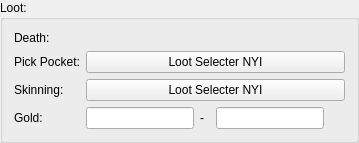
        <widget class="QGroupBox" name="groupBox_4">
         <property name="title">
          <string>Loot:</string>
         </property>
         <layout class="QGridLayout" name="gridLayout_5">
          <item row="0" column="0">
           <widget class="QLabel" name="label_4">
            <property name="text">
             <string>Death:</string>
            </property>
           </widget>
          </item>
          <item row="1" column="0">
           <widget class="QLabel" name="label_99">
            <property name="text">
             <string>Pick Pocket:</string>
            </property>
           </widget>
          </item>
          <item row="1" column="1" colspan="6">
           <widget class="QPushButton" name="pushButton_2">
            <property name="text">
             <string>Loot Selecter NYI</string>
            </property>
           </widget>
          </item>
          <item row="2" column="0">
           <widget class="QLabel" name="label_100">
            <property name="text">
             <string>Skinning:</string>
            </property>
           </widget>
          </item>
          <item row="2" column="1" colspan="6">
           <widget class="QPushButton" name="pushButton_3">
            <property name="text">
             <string>Loot Selecter NYI</string>
            </property>
           </widget>
          </item>
          <item row="3" column="0">
           <widget class="QLabel" name="label_27">
            <property name="text">
             <string>Gold:</string>
            </property>
           </widget>
          </item>
          <item row="3" column="1" colspan="2">
           <widget class="QLineEdit" name="MinGoldEdit"/>
          </item>
          <item row="3" column="3">
           <widget class="QLabel" name="label_13">
            <property name="maximumSize">
             <size>
              <width>10</width>
              <height>16777215</height>
             </size>
            </property>
            <property name="text">
             <string>-</string>
            </property>
           </widget>
          </item>
          <item row="3" column="4" colspan="2">
           <widget class="QLineEdit" name="MaxGoldEdit"/>
          </item>
          <item row="0" column="1" colspan="6">
           <layout class="QHBoxLayout" name="creaturelootLayout"/>
          </item>
         </layout>
        </widget>
